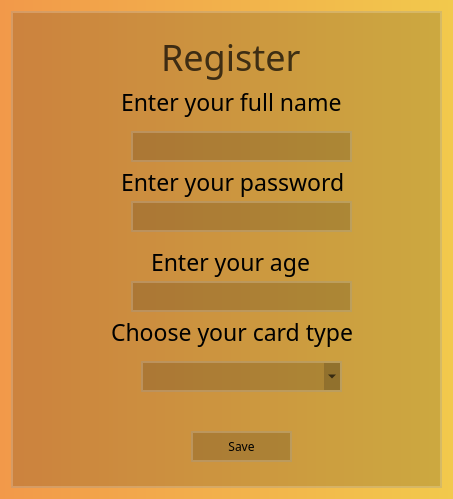
<?xml version="1.0" encoding="UTF-8"?>
<ui version="4.0">
 <class>Dialog</class>
 <widget class="QDialog" name="Dialog">
  <property name="geometry">
   <rect>
    <x>0</x>
    <y>0</y>
    <width>453</width>
    <height>499</height>
   </rect>
  </property>
  <property name="windowTitle">
   <string>Dialog</string>
  </property>
  <property name="styleSheet">
   <string notr="true">background-color: qlineargradient(spread:pad, x1:0, y1:0, x2:1, y2:0, stop:0 #F2994A, stop:1 #F2C94C);
font-family: Poppins</string>
  </property>
  <layout class="QVBoxLayout" name="verticalLayout">
   <item>
    <widget class="QFrame" name="frame">
     <property name="styleSheet">
      <string notr="true">background-color: rgba(0, 0, 0, 40);
border: 2px solid rgba(255, 255, 255, 50);
border-redius: 12px;</string>
     </property>
     <property name="frameShape">
      <enum>QFrame::Shape::StyledPanel</enum>
     </property>
     <property name="frameShadow">
      <enum>QFrame::Shadow::Raised</enum>
     </property>
     <widget class="QLabel" name="label">
      <property name="geometry">
       <rect>
        <x>150</x>
        <y>20</y>
        <width>151</width>
        <height>51</height>
       </rect>
      </property>
      <property name="styleSheet">
       <string notr="true">font_weight: bold;
font-size: 27pt;
background-color: none;
border: none;
color: rgba(0, 0, 0, 0.7)
</string>
      </property>
      <property name="text">
       <string>Register</string>
      </property>
     </widget>
     <widget class="QPushButton" name="save_button">
      <property name="geometry">
       <rect>
        <x>180</x>
        <y>420</y>
        <width>101</width>
        <height>31</height>
       </rect>
      </property>
      <property name="styleSheet">
       <string notr="true">QPushButton:hover{
background-color: rgba(255, 255, 255, 10);
} 

QPushButton:pressed{
background-color: rgba(0, 0, 0, 50);
}</string>
      </property>
      <property name="text">
       <string>Save</string>
      </property>
     </widget>
     <widget class="QLabel" name="label_2">
      <property name="geometry">
       <rect>
        <x>110</x>
        <y>70</y>
        <width>241</width>
        <height>41</height>
       </rect>
      </property>
      <property name="styleSheet">
       <string notr="true">font_weight: bold;
font-size: 17pt;
background-color: none;
border: none;
</string>
      </property>
      <property name="text">
       <string>Enter your full name</string>
      </property>
     </widget>
     <widget class="QLineEdit" name="le_name">
      <property name="geometry">
       <rect>
        <x>120</x>
        <y>120</y>
        <width>221</width>
        <height>31</height>
       </rect>
      </property>
     </widget>
     <widget class="QLineEdit" name="le_password">
      <property name="geometry">
       <rect>
        <x>120</x>
        <y>190</y>
        <width>221</width>
        <height>31</height>
       </rect>
      </property>
     </widget>
     <widget class="QLabel" name="label_3">
      <property name="geometry">
       <rect>
        <x>110</x>
        <y>150</y>
        <width>241</width>
        <height>41</height>
       </rect>
      </property>
      <property name="styleSheet">
       <string notr="true">font_weight: bold;
font-size: 17pt;
background-color: none;
border: none;
</string>
      </property>
      <property name="text">
       <string>Enter your password</string>
      </property>
     </widget>
     <widget class="QLineEdit" name="le_age">
      <property name="geometry">
       <rect>
        <x>120</x>
        <y>270</y>
        <width>221</width>
        <height>31</height>
       </rect>
      </property>
      <property name="text">
       <string/>
      </property>
     </widget>
     <widget class="QLabel" name="label_4">
      <property name="geometry">
       <rect>
        <x>140</x>
        <y>230</y>
        <width>181</width>
        <height>41</height>
       </rect>
      </property>
      <property name="styleSheet">
       <string notr="true">font_weight: bold;
font-size: 17pt;
background-color: none;
border: none;
</string>
      </property>
      <property name="text">
       <string>Enter your age</string>
      </property>
     </widget>
     <widget class="QLabel" name="label_5">
      <property name="geometry">
       <rect>
        <x>100</x>
        <y>300</y>
        <width>271</width>
        <height>41</height>
       </rect>
      </property>
      <property name="styleSheet">
       <string notr="true">font_weight: bold;
font-size: 17pt;
background-color: none;
border: none;
</string>
      </property>
      <property name="text">
       <string>Choose your card type</string>
      </property>
     </widget>
     <widget class="QComboBox" name="comboBox">
      <property name="geometry">
       <rect>
        <x>130</x>
        <y>350</y>
        <width>201</width>
        <height>31</height>
       </rect>
      </property>
      <property name="currentText">
       <string>Junior</string>
      </property>
      <property name="placeholderText">
       <string> </string>
      </property>
      <item>
       <property name="text">
        <string>Junior</string>
       </property>
      </item>
      <item>
       <property name="text">
        <string>Universal</string>
       </property>
      </item>
      <item>
       <property name="text">
        <string>Business</string>
       </property>
      </item>
     </widget>
    </widget>
   </item>
  </layout>
 </widget>
 <resources/>
 <connections/>
</ui>
